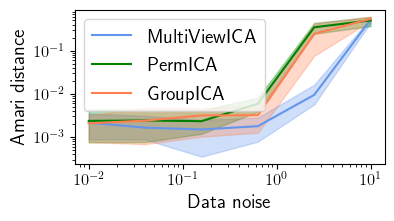

The script that saved this image:
# Authors: Hugo Richard, Pierre Ablin
# License: BSD 3 clause

import numpy as np
from multiviewica import permica, groupica, multiviewica
import matplotlib.pyplot as plt


# sigmas: data noise
# m: number of subjects
# k: number of components
# n: number of samples
sigmas = np.logspace(-2, 1, 6)
n_seeds = 3
m, k, n = 5, 3, 1000

cm = plt.cm.tab20
algos = [
    ("MultiViewICA", cm(0), multiviewica),
    ("PermICA", cm(2), permica),
    ("GroupICA", cm(6), groupica),
]


def amari_d(W, A):
    P = np.dot(W, A)

    def s(r):
        return np.sum(np.sum(r ** 2, axis=1) / np.max(r ** 2, axis=1) - 1)

    return (s(np.abs(P)) + s(np.abs(P.T))) / (2 * P.shape[0])


plots = []
for name, color, algo in algos:
    means = []
    lows = []
    highs = []
    for sigma in sigmas:
        dists = []
        for seed in range(n_seeds):
            rng = np.random.RandomState(seed)
            S_true = rng.laplace(size=(k, n))
            A_list = rng.randn(m, k, k)
            noises = rng.randn(m, k, n)
            X = np.array([A.dot(S_true) for A in A_list])
            X += [sigma * A.dot(N) for A, N in zip(A_list, noises)]
            _, W, S = algo(X, tol=1e-4, max_iter=10000)
            dist = np.mean([amari_d(W[i], A_list[i]) for i in range(m)])
            dists.append(dist)
        dists = np.array(dists)
        mean = np.mean(dists)
        low = np.quantile(dists, 0.1)
        high = np.quantile(dists, 0.9)
        means.append(mean)
        lows.append(low)
        highs.append(high)
    lows = np.array(lows)
    highs = np.array(highs)
    means = np.array(means)
    plots.append((highs, lows, means))

plt.figure(figsize=(4, 2))
for i, (name, color, algo) in enumerate(algos):
    highs, lows, means = plots[i]
    plt.fill_between(
        sigmas, lows, highs, color=color, alpha=0.3,
    )
    plt.loglog(
        sigmas, means, label=name, color=color,
    )
plt.legend()
x_ = plt.xlabel(r"Data noise")
y_ = plt.ylabel(r"Amari distance")
plt.savefig(
    "figures/synthetic_experiment.png",
    bbox_extra_artists=[x_, y_],
    bbox_inches="tight",
)
